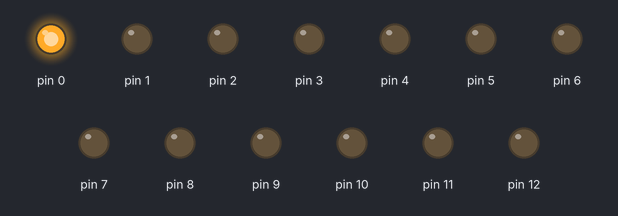
Bench run of a sketch on a simulated Arduino Uno, built with avr-gcc and run on an emulated ATmega328P. On the bench: output pins drawn as LEDs (lit = HIGH).

Above: at 0.1 s.
At 4.9 s:
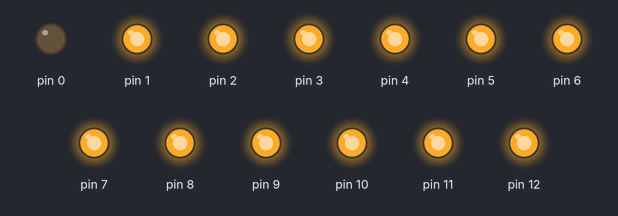
At 9.9 s:
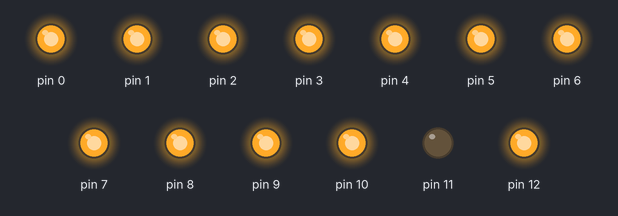
At 19.9 s:
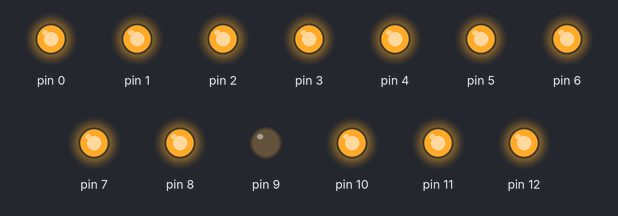
At 29.7 s:
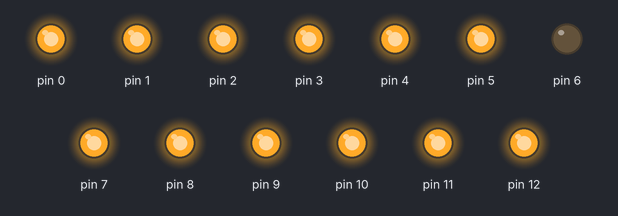
At 39.7 s:
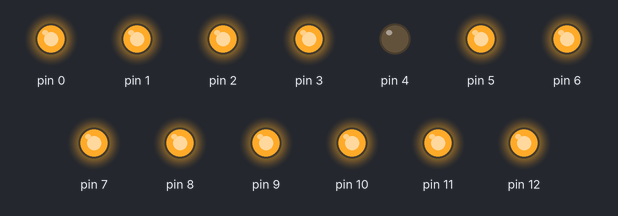
Timing chart, 0 to 40.0 s (numbered marks = the images above):
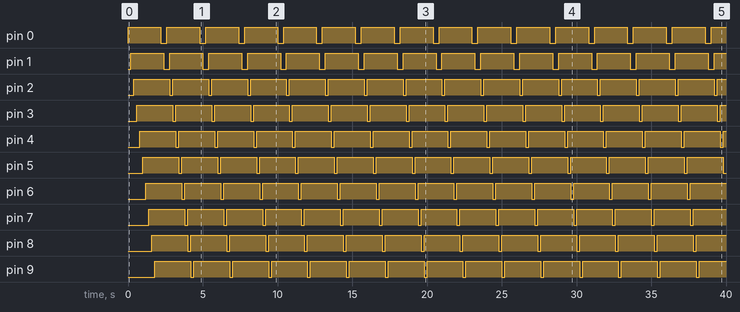

Measured:
- by itself, pin 0, pin 1: alternates HIGH for 2.2 s and LOW for 0.40 s
- by itself, pin 2–11: alternates HIGH for 2.4 s and LOW for 0.20 s
- by itself, pin 12: LOW → HIGH at 2.4 s

The sketch:

multiTest.ino
```cpp
bool state = true;

void setup() {
  // put your setup code here, to run once:
for(int i=0;i<13;i++)
{
  pinMode(i,OUTPUT);
}

}

void loop() {
  // put your main code here, to run repeatedly:

    for(int i=0;i<13;i++)
    {
      digitalWrite((i+1)%12,LOW);
      digitalWrite(i,HIGH);
      delay(200);
    }
}
```
